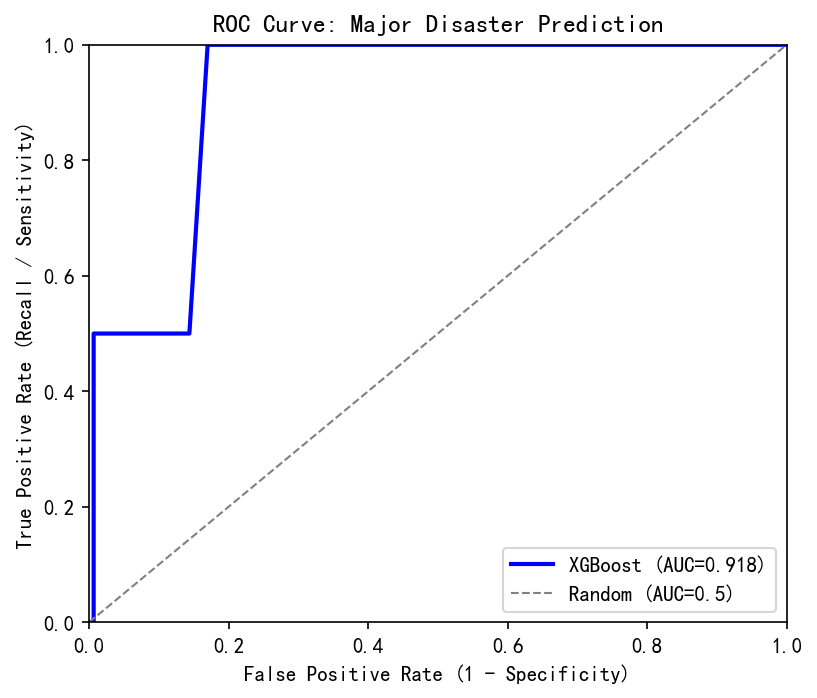

Recreate this plot in Python.
#!/usr/bin/env python3
"""ROC curve + AUC: same data/features as confusion matrix."""
import sys, logging
from pathlib import Path
import numpy as np, pandas as pd
import xgboost as xgb
from sklearn.metrics import roc_curve, roc_auc_score
import matplotlib
matplotlib.use("Agg")
import matplotlib.pyplot as plt
matplotlib.rcParams["font.sans-serif"] = ["SimHei"]
matplotlib.rcParams["axes.unicode_minus"] = False

logging.basicConfig(level=logging.INFO, format="%(message)s",
                    handlers=[logging.StreamHandler(sys.stdout)])
L = logging.getLogger(__name__)

FINAL = Path(__file__).resolve().parent.parent.parent / "StatisticsIndex" / "output_stats_agri_final"
EVENTS = Path(__file__).resolve().parent.parent.parent / "StatisticsProcessing" / "DoubleDifference" / "did_events.csv"
OUT = Path(__file__).resolve().parent

def load():
    mapping = {
        "粮食单位面积产量 (公斤/公顷)": "yield",
        "农业机械总动力 (万千瓦)": "mach",
        "农用塑料薄膜使用量 (吨)": "film",
        "农药使用量 (万吨)": "pest",
        "农村用电量 (亿千瓦小时)": "elec",
        "农用化肥施用折纯量 (万吨)": "fert",
        "有效灌溉面积 (千公顷)": "irri",
        "农作物受灾面积 (千公顷)": "disa",
    }
    IVS = ["mach", "film", "pest", "elec", "fert", "irri", "disa"]
    rows = []
    for d in sorted(FINAL.iterdir()):
        if not d.is_dir() or d.name.startswith("."):
            continue
        for f in sorted(d.glob("*.csv")):
            df = pd.read_csv(f, encoding="utf-8-sig")
            if "指标名称" not in df.columns:
                continue
            m = df[df["指标名称"].str.strip().isin(mapping.keys())].copy()
            if len(m) == 0:
                continue
            m["s"] = m["指标名称"].str.strip().map(mapping)
            m["prov"] = d.name
            m.rename(columns={"年份": "year", "数值": "val"}, inplace=True)
            rows.append(m[["prov", "year", "s", "val"]])
    panel = pd.concat(rows).pivot_table(
        index=["prov", "year"], columns="s", values="val", aggfunc="first"
    ).sort_index()
    return panel.reset_index(), IVS


def main():
    panel, IVS = load()

    # Lags
    LAG_VARS = ["yield", "disa"]
    LAGS = [1, 2, 3]
    for prov, g in panel.groupby("prov"):
        g = g.sort_values("year")
        for v in LAG_VARS:
            for lag in LAGS:
                panel.loc[g.index, "{}_lag{}".format(v, lag)] = g[v].shift(lag)

    pdum = pd.get_dummies(panel["prov"], prefix="prv")
    panel = pd.concat([panel, pdum], axis=1)
    panel["year_col"] = panel["year"].astype(int)

    ev = pd.read_csv(EVENTS, encoding="utf-8-sig")
    ev_set = set(zip(ev["省份"], ev["年份"]))
    panel["treated"] = panel.apply(lambda r: 1 if (r["prov"], r["year"]) in ev_set else 0, axis=1)

    lag_cols = ["{}_lag{}".format(v, l) for v in LAG_VARS for l in LAGS]
    feat = ["year_col"] + IVS + lag_cols + list(pdum.columns)
    df = panel.dropna(subset=feat + ["treated"])

    X_train = df[df["year"] <= 2019][feat]
    y_train = df[df["year"] <= 2019]["treated"]
    X_test = df[df["year"] >= 2020][feat]
    y_test = df[df["year"] >= 2020]["treated"]

    scale = max(1, len(y_train[y_train == 0]) / max(1, len(y_train[y_train == 1])))
    model = xgb.XGBClassifier(
        scale_pos_weight=scale, n_estimators=100, max_depth=4,
        learning_rate=0.05, random_state=42,
    )
    model.fit(X_train, y_train)
    y_prob = model.predict_proba(X_test)[:, 1]

    auc = roc_auc_score(y_test, y_prob)
    fpr, tpr, thresholds = roc_curve(y_test, y_prob)

    L.info("AUC = %.4f", auc)
    L.info("Test samples: %d, positives: %d", len(y_test), y_test.sum())

    # Show a few threshold examples
    L.info("\nThreshold examples:")
    for t in [0.1, 0.2, 0.3, 0.5, 0.7]:
        pred_at_t = (y_prob >= t).astype(int)
        tp = ((pred_at_t == 1) & (y_test == 1)).sum()
        fp = ((pred_at_t == 1) & (y_test == 0)).sum()
        fn = ((pred_at_t == 0) & (y_test == 1)).sum()
        L.info("  threshold=%.1f -> TP=%d FP=%d FN=%d", t, tp, fp, fn)

    # Plot
    fig, ax = plt.subplots(figsize=(6, 5))
    ax.plot(fpr, tpr, "b-", lw=2, label="XGBoost (AUC=%.3f)" % auc)
    ax.plot([0, 1], [0, 1], "grey", ls="--", lw=1, label="Random (AUC=0.5)")
    ax.set_xlabel("False Positive Rate (1 - Specificity)")
    ax.set_ylabel("True Positive Rate (Recall / Sensitivity)")
    ax.set_title("ROC Curve: Major Disaster Prediction")
    ax.legend(loc="lower right")
    ax.set_xlim(0, 1); ax.set_ylim(0, 1)
    fig.savefig(OUT / "roc_curve.png", dpi=150, bbox_inches="tight")
    plt.close()
    L.info("Saved: %s", OUT / "roc_curve.png")

    L.info("\nDone.")


if __name__ == "__main__":
    main()
